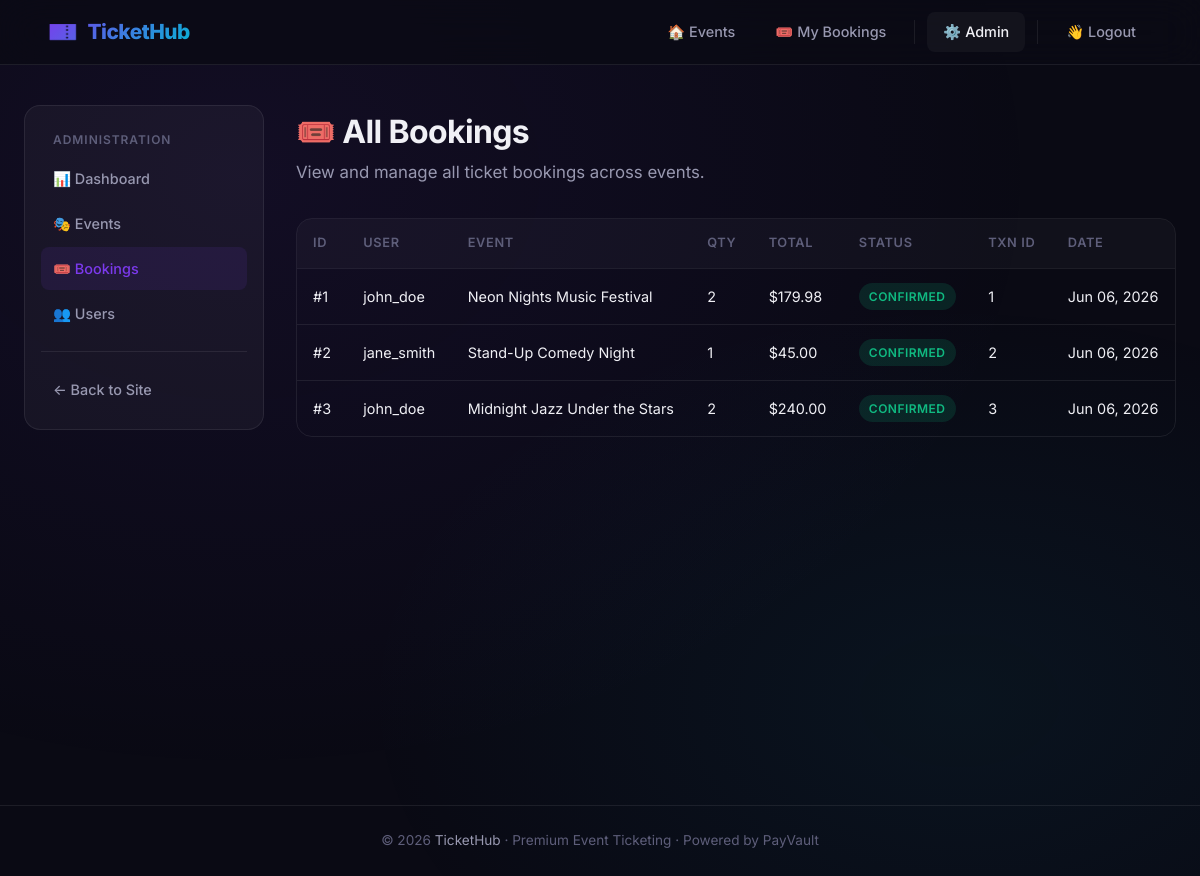
The page /admin/bookings (signed in) on the database as committed earlier.
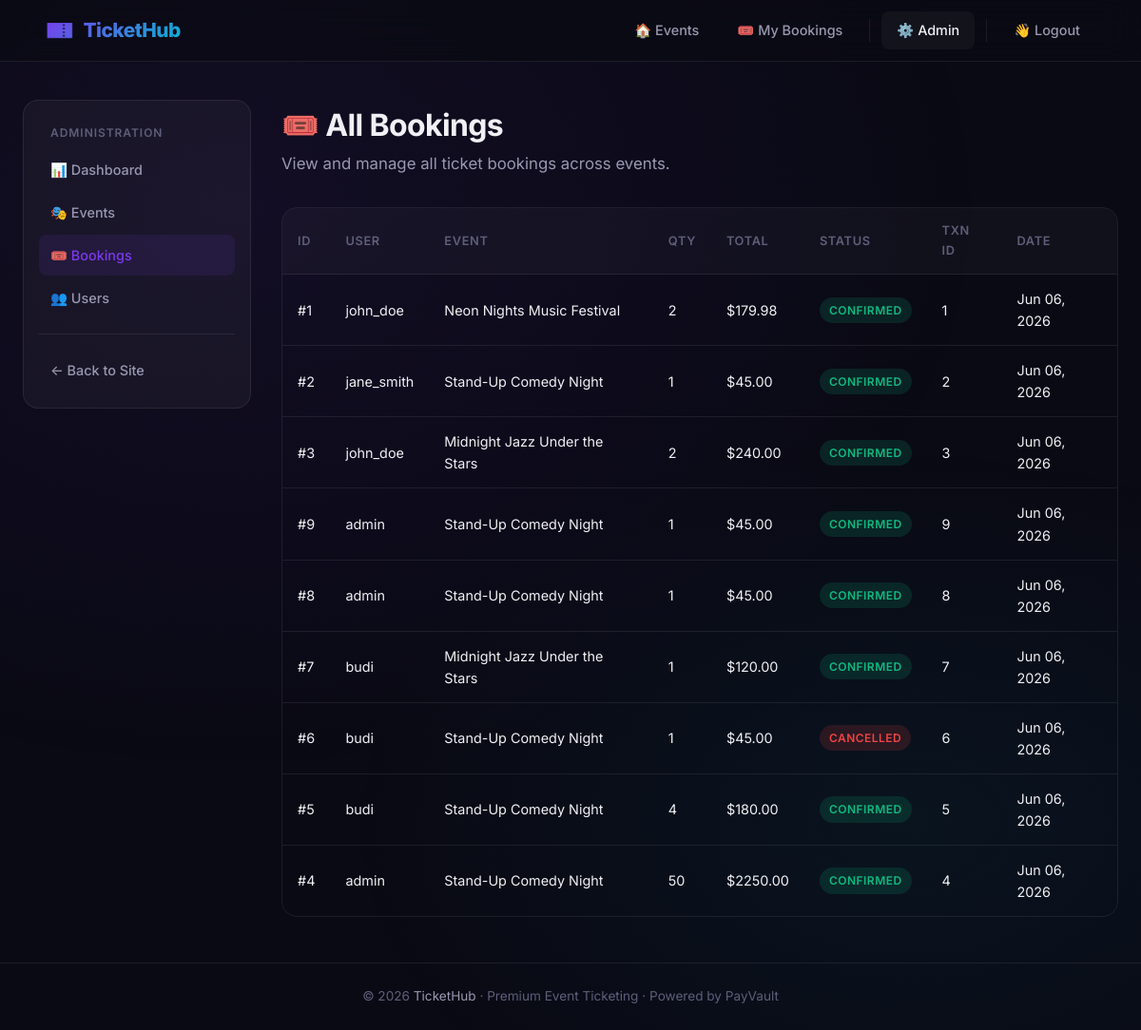
The same page on the database as committed later.
### models.py (models this page shows, shortened)
class Booking(db.Model):
    __tablename__ = "bookings"
    id = db.Column(db.Integer, primary_key=True)
    user_id = db.Column(db.Integer, db.ForeignKey("users.id"), nullable=False)
    event_id = db.Column(db.Integer, db.ForeignKey("events.id"), nullable=False)
    quantity = db.Column(db.Integer, nullable=False, default=1)
    total_price = db.Column(db.Float, nullable=False)
    status = db.Column(
        db.String(20), nullable=False, default="confirmed"
    )  # confirmed | cancelled
    transaction_id = db.Column(db.Integer, nullable=True)
    booked_at = db.Column(
        db.DateTime, nullable=False, default=lambda: datetime.now(timezone.utc)
    )

class User(UserMixin, db.Model):
    __tablename__ = "users"
    id = db.Column(db.Integer, primary_key=True)
    username = db.Column(db.String(80), unique=True, nullable=False)
    email = db.Column(db.String(120), unique=True, nullable=False)
    password_hash = db.Column(db.String(256), nullable=False)
    is_admin = db.Column(db.Boolean, default=False, nullable=False)
    created_at = db.Column(
        db.DateTime, nullable=False, default=lambda: datetime.now(timezone.utc)
    )
    bookings = db.relationship("Booking", backref="user", lazy=True)
    reviews = db.relationship("Review", backref="user", lazy=True)

class Event(db.Model):
    __tablename__ = "events"
    id = db.Column(db.Integer, primary_key=True)
    name = db.Column(db.String(200), nullable=False)
    description = db.Column(db.Text, nullable=True)
    date = db.Column(db.DateTime, nullable=False)
    location = db.Column(db.String(200), nullable=False)
    price = db.Column(db.Float, nullable=False)
    total_seats = db.Column(db.Integer, nullable=False)
    available_seats = db.Column(db.Integer, nullable=False)
    image_url = db.Column(db.String(500), nullable=True)
    created_at = db.Column(
        db.DateTime, nullable=False, default=lambda: datetime.now(timezone.utc)
    )
    bookings = db.relationship("Booking", backref="event", lazy=True)
    reviews = db.relationship("Review", backref="event", lazy=True)

### app.py (the view)
@app.route("/admin/bookings")
@admin_required
def admin_bookings():
    bookings = Booking.query.order_by(Booking.booked_at.desc()).all()
    return render_template("admin/bookings.html", bookings=bookings)

### app.py (called while the page is built)
@login_manager.user_loader
def load_user(user_id):
    return User.query.get(int(user_id))

def admin_required(f):
    @wraps(f)
    @login_required
    def decorated(*args, **kwargs):
        if not current_user.is_admin:
            abort(403)
        return f(*args, **kwargs)
    return decorated

@app.context_processor
def inject_globals():
    return {"now": datetime.now(timezone.utc)}

### templates/admin/bookings.html (shortened to what this page needs)
{% extends "base.html" %}
{% block content %}
<div class="container">
    <div class="admin-layout">
        <aside class="admin-sidebar">
            <div class="sidebar-title">Administration</div>
            <a href="{{ url_for('admin_dashboard') }}">📊 Dashboard</a>
            <a href="{{ url_for('admin_events') }}">🎭 Events</a>
            <a href="{{ url_for('admin_bookings') }}" class="active">🎟️ Bookings</a>
            <a href="{{ url_for('admin_users') }}">👥 Users</a>
            <div style="margin-top: 16px; padding-top: 16px; border-top: 1px solid var(--border-subtle);">
                <a href="{{ url_for('index') }}">← Back to Site</a>
            </div>
        </aside>
        <div class="admin-main">
            <h1 class="page-title fade-in-up">🎟️ All Bookings</h1>
            <p class="page-subtitle fade-in-up">View and manage all ticket bookings across events.</p>
            {% if bookings %}
                <div class="table-wrapper fade-in-up">
                    <table>
                        <thead>
                            <tr>
                                <th>ID</th>
                                <th>User</th>
                                <th>Event</th>
                                <th>Qty</th>
                                <th>Total</th>
                                <th>Status</th>
                                <th>Txn ID</th>
                                <th>Date</th>
                            </tr>
                        </thead>
                        <tbody>
                            {% for booking in bookings %}
                                <tr>
                                    <td>#{{ booking.id }}</td>
                                    <td>{{ booking.user.username }}</td>
                                    <td>{{ booking.event.name }}</td>
                                    <td>{{ booking.quantity }}</td>
                                    <td>${{ '%.2f' % booking.total_price }}</td>
                                    <td><span class="badge badge-{{ booking.status }}">{{ booking.status }}</span></td>
                                    <td>{{ booking.transaction_id or '—' }}</td>
                                    <td>{{ booking.booked_at.strftime('%b %d, %Y') }}</td>
                                </tr>
                            {% endfor %}
                        </tbody>
                    </table>
                </div>
            {% else %}
                <div class="empty-state fade-in-up">
                    <div class="empty-icon">🎟️</div>
                    <h3>No bookings yet</h3>
                    <p>Bookings will appear here when users start purchasing tickets.</p>
                </div>
            {% endif %}
        </div>
    </div>
</div>
{% endblock %}

Rows that differ between the two databases and show on the page:
added Booking: id "9", user.username "admin", event.name "Stand-Up Comedy Night", quantity "1", total_price "45.00", status "CONFIRMED", transaction "9", booked_at "Jun 06, 2026"
added Booking: id "8", user.username "admin", event.name "Stand-Up Comedy Night", quantity "1", total_price "45.00", status "CONFIRMED", transaction "8", booked_at "Jun 06, 2026"
added Booking: id "7", user.username "budi", event.name "Midnight Jazz Under the Stars", quantity "1", total_price "120.00", status "CONFIRMED", transaction "7", booked_at "Jun 06, 2026"
added Booking: id "6", user.username "budi", event.name "Stand-Up Comedy Night", quantity "1", total_price "45.00", status "CANCELLED", transaction "6", booked_at "Jun 06, 2026"
added Booking: id "5", user.username "budi", event.name "Stand-Up Comedy Night", quantity "4", total_price "180.00", status "CONFIRMED", transaction "5", booked_at "Jun 06, 2026"
added Booking: id "4", user.username "admin", event.name "Stand-Up Comedy Night", quantity "50", total_price "2250.00", status "CONFIRMED", transaction "4", booked_at "Jun 06, 2026"
